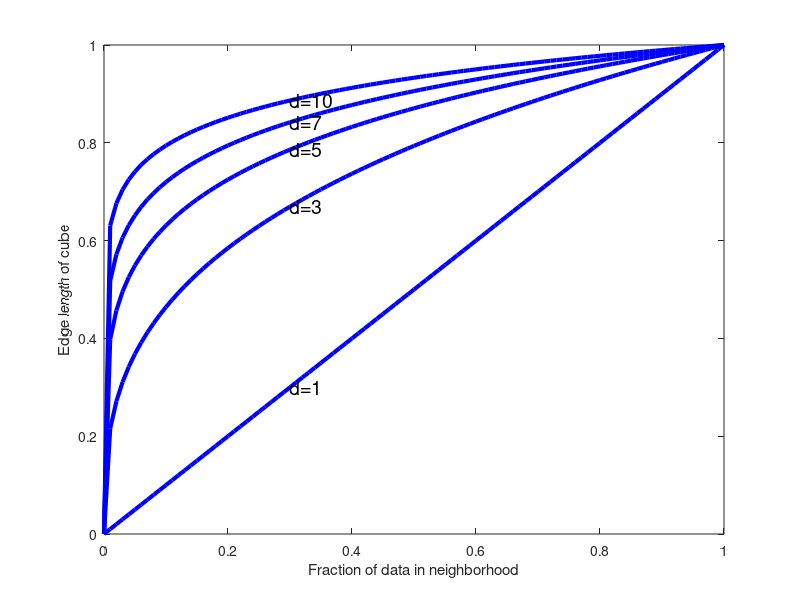

The MATLAB source for this figure: (Note: this script raises an error after producing the figure.)
%% Illustrate curse of dimensionlaity
% Based on Hastie book fig 2.6

clear text;

d = [1,3,5,7,10];
s = [0:0.01:1];

vol = zeros(length(s),length(d));
for i=1:numel(d)
  dim = d(i);
  vol(:,i) = s.^(1/dim);
end

plot(s,vol,'b','linewidth',3);
xlabel('Fraction of data in neighborhood');
ylabel('Edge length of cube');
for dim=d
  text(0.3,0.3^(1/dim),sprintf('d=%d',dim), 'fontsize', 14);
end
printPmtkFigure('curseDimensionality')